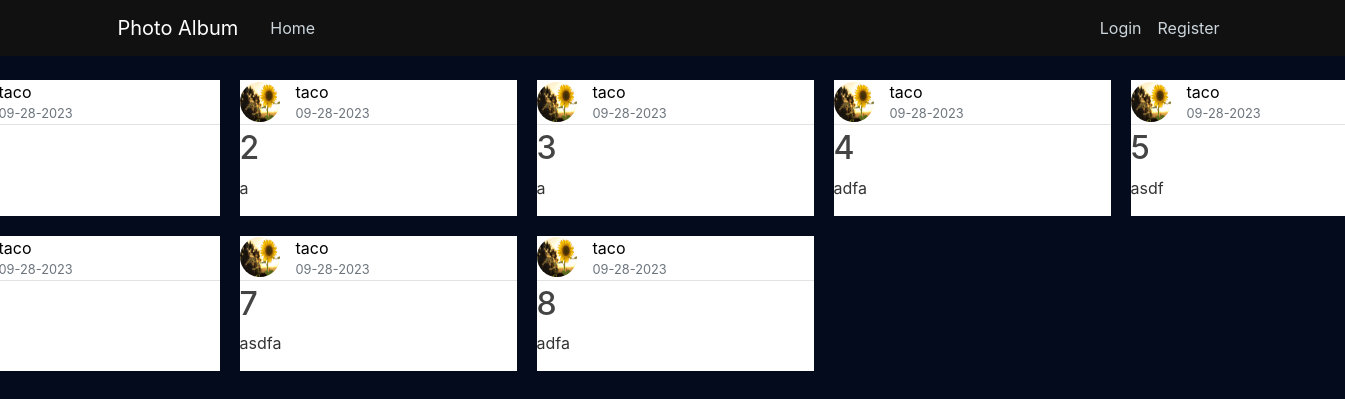
The page /home on the database its author committed.
### memproject/models.py (models this page shows, shortened)
class Post(db.Model):
    id = db.Column(db.Integer, primary_key = True)
    title = db.Column(db.String(100), nullable = False)
    date_posted = db.Column(db.DateTime, nullable = False, default = datetime.utcnow)
    content = db.Column(db.Text, nullable = False)
    user_id = db.Column(db.Integer, db.ForeignKey('user.id'), nullable = False)

class User(db.Model, UserMixin):
    id = db.Column(db.Integer, primary_key= True)
    username = db.Column(db.String(20), unique= True, nullable= False)
    email = db.Column(db.String(120), unique = True, nullable = False)
    image_file = db.Column(db.String(20), nullable = False, default = "default.jpg")
    password = db.Column(db.String(60), nullable = False)
    posts = db.relationship('Post', backref='author', lazy = True)

### memproject/routes.py (the view)
@app.route("/")
@app.route("/home")
def home():
    posts = Post.query.all()
    return render_template("home.html", posts = posts)

### memproject/templates/home.html
{% extends "layout.html" %}
{% block content %}
    <div class = "div-grid">
        {% for post in posts %}
            <article class="media-content-section">
                <div class= "media-body">
                    <div class="article-metadata">
                        <img class = "rounded-circle article-img" src = "{{ url_for('static', filename='profile-pics/' + post.author.image_file) }}">
                        <div class = "post-description">
                            <a class="post-author" href="#">{{ post.author.username }}</a>
                            <small class="text-muted">{{ post.date_posted.strftime("%m-%d-%Y") }}</small>
                        </div>
                    </div>
                    <h2><a class="article-title" href="{{ url_for('post', post_id = post.id) }}">{{ post.title }}</a></h2>
                    <p class="article-content">{{ post.content }}</p>
                </div>
            </article>
        {% endfor %}
    </div>
{% endblock content %}

### memproject/templates/layout.html (shortened to what this page needs)
<!DOCTYPE html>
<html>
<head>
    <link rel="stylesheet" href="https://maxcdn.bootstrapcdn.com/bootstrap/4.0.0/css/bootstrap.min.css">
    <link rel="stylesheet" type="text/css" href="{{ url_for('static', filename='layout.css') }}">
    <link rel="stylesheet" type="text/css" href="{{ url_for('static', filename='post.css') }}">
</head>
<body>
    <header class="site-header">
      <nav class="navbar navbar-expand-md navbar-dark bg-steel fixed-top">
        <div class="container">
          <a class="navbar-brand mr-4" href="/">Photo Album</a>
          <div class="collapse navbar-collapse" id="navbarToggle">
            <div class="navbar-nav mr-auto">
              <a class="nav-item nav-link" href="/">Home</a>
            </div>
            <div class="navbar-nav">
              {% if current_user.is_authenticated %}
                <a class="nav-item nav-link" href="/new_post">New Post</a>
                <a class="nav-item nav-link" href="/account">Account</a>
                <a class="nav-item nav-link" href="/logout">Logout</a>
              {% else %}
                <a class="nav-item nav-link" href="/login">Login</a>
                <a class="nav-item nav-link" href="/register">Register</a>
              {% endif %}
            </div>
          </div>
        </div>
      </nav>
    </header>
    <main role="main" class="container">
            {% block content %}{% endblock %}
      </main>
</body>
</html>

### memproject/static/layout.css (style rules this page uses)
body { background: #040b1d; color: #333333; margin-top: 5rem; }
h1, h2, h3, h4, h5, h6 { color: #444444; }
.bg-steel { background-color: rgb(17, 17, 17); }
.site-header .navbar-nav .nav-link { color: #cbd5db; }
.article-title { color: #444444; }
.article-content { white-space: pre-line; }
.article-img { height: 40px; width: 40px; margin-right: 16px; }
.article-metadata { padding-bottom: 1px; margin-bottom: 4px; border-bottom: 1px solid #e3e3e3 }

### memproject/static/post.css (style rules this page uses)
.div-grid { display: grid; grid-template-columns: 1fr 1fr 1fr 1fr 1fr; row-gap: 20px; column-gap: 20px; width: 1465px; margin-left: -175px; }
.media-content-section { max-width: 300px; background-color: white; }
.article-metadata { display: flex; align-items: center; }
.post-description { display: flex; flex-direction: column; }
.post-author { color: black; }

### rows shown on the page
Post: author.username "taco", date_posted "09-28-2023"
Post: image_file (placeholder picture), author.username "taco", date_posted "09-28-2023", title "2", content "a"
Post: image_file (placeholder picture), author.username "taco", date_posted "09-28-2023", title "3", content "a"
Post: image_file (placeholder picture), author.username "taco", date_posted "09-28-2023", title "4", content "adfa"
Post: image_file (placeholder picture), author.username "taco", date_posted "09-28-2023", title "5", content "asdf"
Post: author.username "taco", date_posted "09-28-2023"
Post: image_file (placeholder picture), author.username "taco", date_posted "09-28-2023", title "7", content "asdfa"
Post: image_file (placeholder picture), author.username "taco", date_posted "09-28-2023", title "8", content "adfa"
